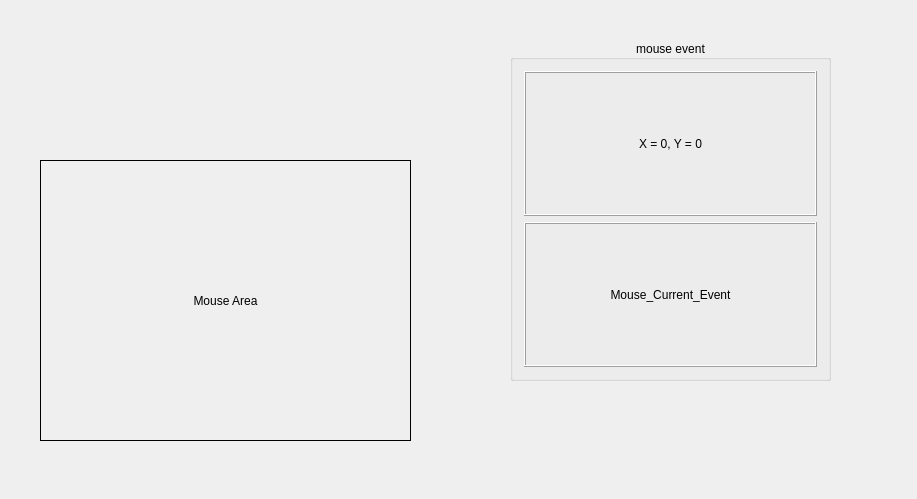
<?xml version="1.0" encoding="UTF-8"?>
<ui version="4.0">
 <class>Dialog</class>
 <widget class="QDialog" name="Dialog">
  <property name="geometry">
   <rect>
    <x>0</x>
    <y>0</y>
    <width>917</width>
    <height>499</height>
   </rect>
  </property>
  <property name="windowTitle">
   <string>Dialog</string>
  </property>
  <widget class="my_qlabel" name="IbIMouse">
   <property name="geometry">
    <rect>
     <x>40</x>
     <y>160</y>
     <width>371</width>
     <height>281</height>
    </rect>
   </property>
   <property name="mouseTracking">
    <bool>true</bool>
   </property>
   <property name="frameShape">
    <enum>QFrame::Box</enum>
   </property>
   <property name="text">
    <string>Mouse Area</string>
   </property>
   <property name="alignment">
    <set>Qt::AlignCenter</set>
   </property>
  </widget>
  <widget class="QGroupBox" name="groupBox">
   <property name="geometry">
    <rect>
     <x>510</x>
     <y>40</y>
     <width>321</width>
     <height>341</height>
    </rect>
   </property>
   <property name="title">
    <string>mouse event</string>
   </property>
   <property name="alignment">
    <set>Qt::AlignCenter</set>
   </property>
   <layout class="QVBoxLayout" name="verticalLayout">
    <item>
     <widget class="QLabel" name="IbIMouse_current_pos">
      <property name="frameShape">
       <enum>QFrame::Box</enum>
      </property>
      <property name="frameShadow">
       <enum>QFrame::Raised</enum>
      </property>
      <property name="text">
       <string>X = 0, Y = 0</string>
      </property>
      <property name="alignment">
       <set>Qt::AlignCenter</set>
      </property>
     </widget>
    </item>
    <item>
     <widget class="QLabel" name="IbIMouse_Current_Event">
      <property name="frameShape">
       <enum>QFrame::Box</enum>
      </property>
      <property name="frameShadow">
       <enum>QFrame::Raised</enum>
      </property>
      <property name="text">
       <string>Mouse_Current_Event</string>
      </property>
      <property name="alignment">
       <set>Qt::AlignCenter</set>
      </property>
     </widget>
    </item>
   </layout>
  </widget>
 </widget>
 <layoutdefault spacing="6" margin="11"/>
 <customwidgets>
  <customwidget>
   <class>my_qlabel</class>
   <extends>QLabel</extends>
   <header location="global">my_qlabel.h</header>
  </customwidget>
 </customwidgets>
 <resources/>
 <connections/>
</ui>
